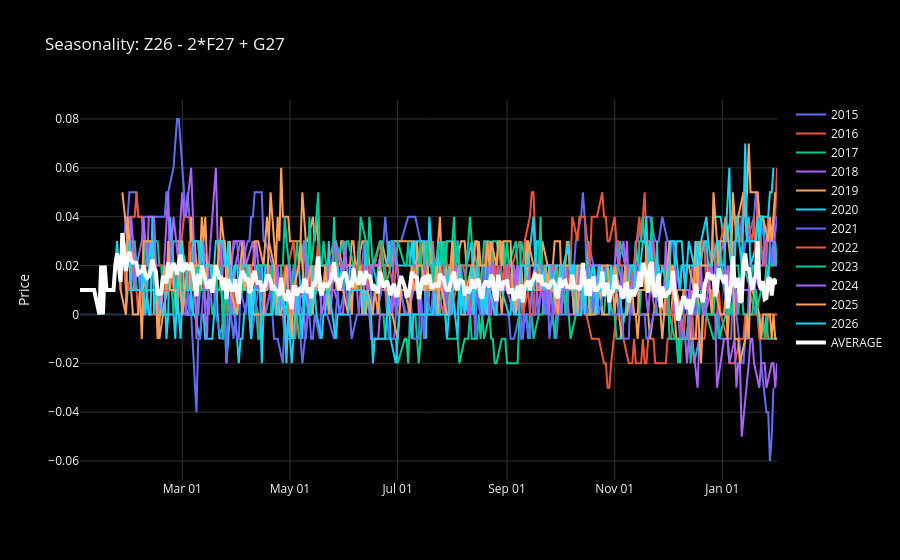

Notebook cell for this chart:
### Code cell
# --- Cell 5: align onto common calendar-month axis + average, then plot ---
aligned = seas.align_to_expiry(season_results, window_days=WINDOW_DAYS)
aligned["AVERAGE"] = seas.get_average(aligned)

plotter.plot(aligned, title=f"Seasonality: {EXPRESSION}")

### Figure 1 — Plotly figure (JSON) as saved in the notebook; plotly's stock layout.template omitted (floating-point values rounded to 4 significant figures; data arrays with more than 128 entries replaced by an {"elided": "..."} marker saying what was removed)
{"data": [{"hovertemplate": "2015<br>Date: %{x|%b %d}<br>Price: %{y:.2f}<extra></extra>", "line": {"color": "#636EFA", "width": 2}, "name": "2015", "type": "scatter", "x": {"elided": "256 str values"}, "y": {"elided": "256 float values"}}, {"hovertemplate": "2016<br>Date: %{x|%b %d}<br>Price: %{y:.2f}<extra></extra>", "line": {"color": "#EF553B", "width": 2}, "name": "2016", "type": "scatter", "x": {"elided": "255 str values"}, "y": {"elided": "255 float values"}}, {"hovertemplate": "2017<br>Date: %{x|%b %d}<br>Price: %{y:.2f}<extra></extra>", "line": {"color": "#00CC96", "width": 2}, "name": "2017", "type": "scatter", "x": {"elided": "256 str values"}, "y": {"elided": "256 float values"}}, {"hovertemplate": "2018<br>Date: %{x|%b %d}<br>Price: %{y:.2f}<extra></extra>", "line": {"color": "#AB63FA", "width": 2}, "name": "2018", "type": "scatter", "x": {"elided": "256 str values"}, "y": {"elided": "256 float values"}}, {"hovertemplate": "2019<br>Date: %{x|%b %d}<br>Price: %{y:.2f}<extra></extra>", "line": {"color": "#FFA15A", "width": 2}, "name": "2019", "type": "scatter", "x": {"elided": "257 str values"}, "y": {"elided": "257 float values"}}, {"hovertemplate": "2020<br>Date: %{x|%b %d}<br>Price: %{y:.2f}<extra></extra>", "line": {"color": "#19D3F3", "width": 2}, "name": "2020", "type": "scatter", "x": {"elided": "256 str values"}, "y": {"elided": "256 float values"}}, {"hovertemplate": "2021<br>Date: %{x|%b %d}<br>Price: %{y:.2f}<extra></extra>", "line": {"color": "#636EFA", "width": 2}, "name": "2021", "type": "scatter", "x": {"elided": "255 str values"}, "y": {"elided": "255 float values"}}, {"hovertemplate": "2022<br>Date: %{x|%b %d}<br>Price: %{y:.2f}<extra></extra>", "line": {"color": "#EF553B", "width": 2}, "name": "2022", "type": "scatter", "x": {"elided": "257 str values"}, "y": {"elided": "257 float values"}}, {"hovertemplate": "2023<br>Date: %{x|%b %d}<br>Price: %{y:.2f}<extra></extra>", "line": {"color": "#00CC96", "width": 2}, "name": "2023", "type": "scatter", "x": {"elided": "257 str values"}, "y": {"elided": "257 float values"}}, {"hovertemplate": "2024<br>Date: %{x|%b %d}<br>Price: %{y:.2f}<extra></extra>", "line": {"color": "#AB63FA", "width": 2}, "name": "2024", "type": "scatter", "x": {"elided": "257 str values"}, "y": {"elided": "257 float values"}}, {"hovertemplate": "2025<br>Date: %{x|%b %d}<br>Price: %{y:.2f}<extra></extra>", "line": {"color": "#FFA15A", "width": 2}, "name": "2025", "type": "scatter", "x": {"elided": "258 str values"}, "y": {"elided": "258 float values"}}, {"hovertemplate": "2026<br>Date: %{x|%b %d}<br>Price: %{y:.2f}<extra></extra>", "line": {"color": "#19D3F3", "width": 2}, "name": "2026", "type": "scatter", "x": {"elided": "271 str values"}, "y": {"elided": "271 float values"}}, {"hovertemplate": "AVERAGE<br>Date: %{x|%b %d}<br>Price: %{y:.2f}<extra></extra>", "line": {"color": "white", "width": 4}, "name": "AVERAGE", "type": "scatter", "x": {"elided": "386 str values"}, "y": {"elided": "386 float values"}}], "layout": {"hovermode": "x unified", "paper_bgcolor": "black", "plot_bgcolor": "black", "title": {"text": "Seasonality: Z26 - 2*F27 + G27"}, "xaxis": {"gridcolor": "#333", "tickformat": "%b %d"}, "yaxis": {"gridcolor": "#333", "title": {"text": "Price"}}}}
